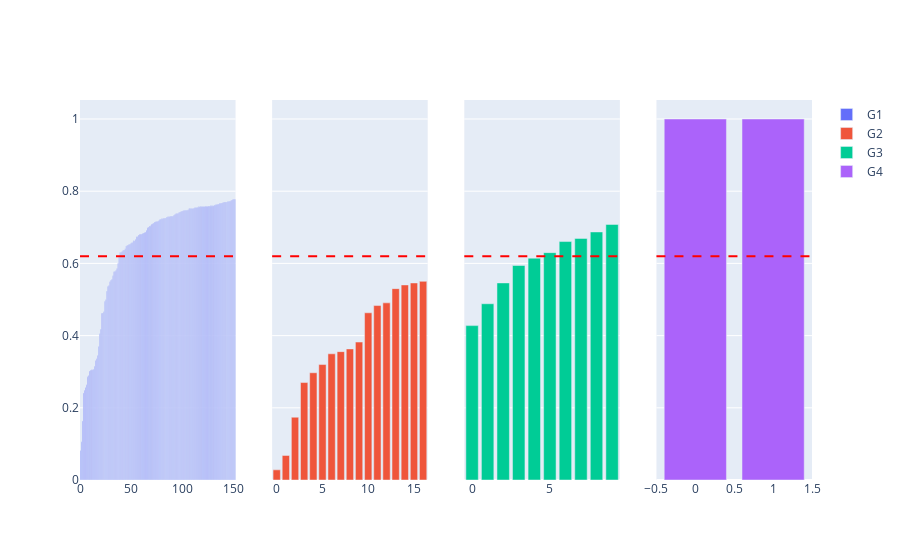

This figure's notebook cell:
### Code cell
rows,cols = dfRotulosSilhuetas.shape
fig = make_subplots(rows=1, cols=len(rotulos), shared_yaxes=True)

for rotulo in rotulos:
    fig.add_trace(
        go.Bar(y=dfRotulosSilhuetas["silhuetas"][dfRotulosSilhuetas["rotulos"]==rotulo], name=f"G{rotulo+1}"), 1, rotulo+1
    )
# fig.add_trace(
#     go.Bar(y=df["silhuetas"][df["rotulos"]==1], name="2"),
#     1,
#     2,
# )

# fig.add_trace(
#     go.Bar(y=df["silhuetas"][df["rotulos"]]==2, name="3"),
#     1,
#     3,
# )

fig.add_hline(y=cluster["silhueta_media"],
                  line_width=2,
                  line_dash="dash",
                  line_color="red")

fig.show()

### Figure 1 — Plotly figure (JSON) as saved in the notebook; plotly's stock layout.template omitted (floating-point values rounded to 4 significant figures; data arrays with more than 128 entries replaced by an {"elided": "..."} marker saying what was removed)
{"data": [{"name": "G1", "type": "bar", "xaxis": "x", "y": {"elided": "153 float values"}, "yaxis": "y"}, {"name": "G2", "type": "bar", "xaxis": "x2", "y": [0.02813, 0.06807, 0.1739, 0.27, 0.2971, 0.3198, 0.3496, 0.3556, 0.3631, 0.3821, 0.4632, 0.4832, 0.4907, 0.5301, 0.5404, 0.5459, 0.5503], "yaxis": "y2"}, {"name": "G3", "type": "bar", "xaxis": "x3", "y": [0.4277, 0.4882, 0.5459, 0.5942, 0.6145, 0.6298, 0.6605, 0.6692, 0.6871, 0.7079], "yaxis": "y3"}, {"name": "G4", "type": "bar", "xaxis": "x4", "y": [1, 1], "yaxis": "y4"}], "layout": {"shapes": [{"line": {"color": "red", "dash": "dash", "width": 2}, "type": "line", "x0": 0, "x1": 1, "xref": "x domain", "y0": 0.6195, "y1": 0.6195, "yref": "y"}, {"line": {"color": "red", "dash": "dash", "width": 2}, "type": "line", "x0": 0, "x1": 1, "xref": "x2 domain", "y0": 0.6195, "y1": 0.6195, "yref": "y2"}, {"line": {"color": "red", "dash": "dash", "width": 2}, "type": "line", "x0": 0, "x1": 1, "xref": "x3 domain", "y0": 0.6195, "y1": 0.6195, "yref": "y3"}, {"line": {"color": "red", "dash": "dash", "width": 2}, "type": "line", "x0": 0, "x1": 1, "xref": "x4 domain", "y0": 0.6195, "y1": 0.6195, "yref": "y4"}], "xaxis": {"anchor": "y", "domain": [0, 0.2125]}, "xaxis2": {"anchor": "y2", "domain": [0.2625, 0.475]}, "xaxis3": {"anchor": "y3", "domain": [0.525, 0.7375]}, "xaxis4": {"anchor": "y4", "domain": [0.7875, 1]}, "yaxis": {"anchor": "x", "domain": [0, 1]}, "yaxis2": {"anchor": "x2", "domain": [0, 1], "matches": "y", "showticklabels": false}, "yaxis3": {"anchor": "x3", "domain": [0, 1], "matches": "y", "showticklabels": false}, "yaxis4": {"anchor": "x4", "domain": [0, 1], "matches": "y", "showticklabels": false}}}
